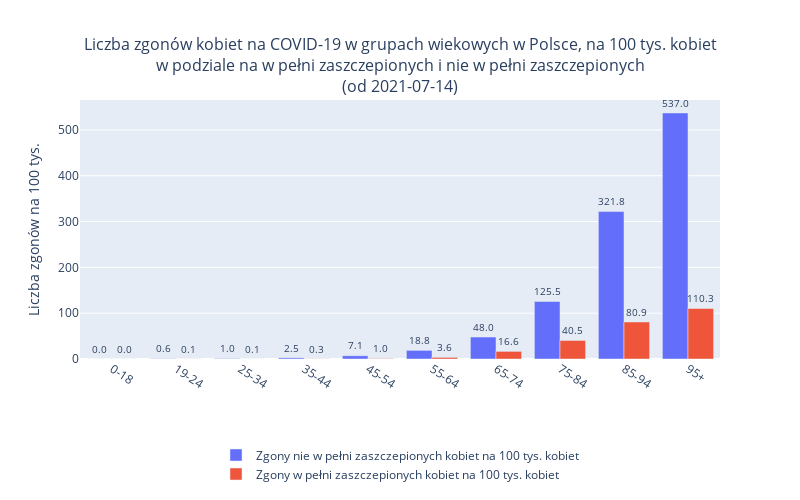

This figure's notebook cell:
### Code cell
x_col = "Grupa wiekowa"
title_str = "w grupach wiekowych w Polsce," #"w województwach"
filename_str = "wiek_K"
denominator_col = "kobiet"
df_to_plot = dfK

plot_df2(
    x_col=x_col, 
    denominator_col=denominator_col, 
    title_str=title_str , 
    filename_str=filename_str,  
    from_date = from_date, 
    df = df_to_plot, 
    image_dir = basiw.image_dir
    )

### Figure 1 — Plotly figure (JSON) as saved in the notebook; plotly's stock layout.template omitted (floating-point values rounded to 4 significant figures)
{"data": [{"name": "Zgony nie w pełni zaszczepionych kobiet na 100 tys. kobiet", "offsetgroup": "1", "text": [0.02974, 0.5983, 0.9857, 2.526, 7.054, 18.85, 47.96, 125.5, 321.8, 537.0], "textposition": "outside", "texttemplate": "%{text:2.1f}", "type": "bar", "x": ["0-18", "19-24", "25-34", "35-44", "45-54", "55-64", "65-74", "75-84", "85-94", "95+"], "y": [0.02974, 0.5983, 0.9857, 2.526, 7.054, 18.85, 47.96, 125.5, 321.8, 537.0]}, {"name": "Zgony w pełni zaszczepionych kobiet na 100 tys. kobiet", "offsetgroup": "2", "text": [0.02974, 0.08547, 0.07582, 0.2991, 0.96, 3.56, 16.64, 40.47, 80.86, 110.3], "textposition": "outside", "texttemplate": "%{text:2.1f}", "type": "bar", "x": ["0-18", "19-24", "25-34", "35-44", "45-54", "55-64", "65-74", "75-84", "85-94", "95+"], "y": [0.02974, 0.08547, 0.07582, 0.2991, 0.96, 3.56, 16.64, 40.47, 80.86, 110.3]}], "layout": {"barmode": "group", "height": 500, "legend": {"title": {"text": ""}, "x": 0.5, "xanchor": "center", "y": -0.5}, "title": {"font": {"size": 16}, "text": "Liczba zgonów kobiet na COVID-19 w grupach wiekowych w Polsce, na 100 tys. kobiet<br>w podziale na w pełni zaszczepionych i nie w pełni zaszczepionych<br>(od 2021-07-14)", "x": 0.5, "xanchor": "center"}, "uniformtext": {"minsize": 6, "mode": "show"}, "width": 800, "xaxis": {"tickangle": 33}, "yaxis": {"title": {"text": "Liczba zgonów na 100 tys."}}}}
